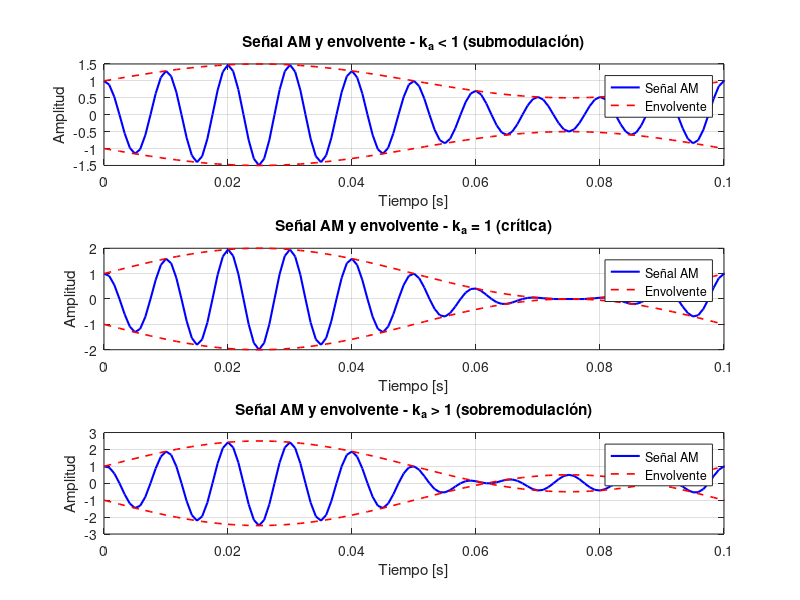

Write the MATLAB code that produced this figure. (Note: this script raises an error after producing the figure.)
clc; clear; close all;

% Parámetros generales
N = 2048;
Fs = 1200;
Ts = 1/Fs;
t = (0:N-1)*Ts;
fp = 100;                           % Frecuencia portadora
fm = 10;                            % Frecuencia mensaje
m = sin(2*pi*fm*t);                 % Señal moduladora
f = linspace(-Fs/2, Fs/2, N);       % Eje de frecuencia
Ac = 1;                             % Amplitud de portadora

% Índices de modulación
ka_vals = [0.5, 1, 1.5];
labels = {'k_a < 1 (submodulación)', ...
    'k_a = 1 (crítica)', 'k_a > 1 (sobremodulación)'};

% -----------------------------
% Figura 1: Señales en el tiempo con envolvente
% -----------------------------
figure;
for k = 1:3
    ka = ka_vals(k);
    p = cos(2*pi*fp*t);
    s = Ac * (1 + ka * m) .* p;      
    envolvente_pos = Ac * (1 + ka * m);
    envolvente_neg = -envolvente_pos;

    subplot(3,1,k);
    plot(t, s, 'b', 'LineWidth', 1.5); hold on;
    plot(t, envolvente_pos, 'r--', 'LineWidth', 1.2); 
    plot(t, envolvente_neg, 'r--', 'LineWidth', 1.2);
    title(['Señal AM y envolvente - ', labels{k}]);
    xlabel('Tiempo [s]');
    ylabel('Amplitud');
    grid on;
    xlim([0 0.1]);
    legend('Señal AM','Envolvente');
end
sgtitle('Comparación temporal con envolventes (según k_a)');

% -----------------------------
% Figura 2: Espectros
% -----------------------------
figure;
for k = 1:3
    ka = ka_vals(k);
    s = Ac * (1 + ka * m) .* cos(2*pi*fp*t);
    % Magnitud del espectro
    S = fftshift(abs(fft(s))/N);  

    subplot(3,1,k);
    plot(f, S, 'LineWidth', 1.5);
    title(['Espectro |S(f)| - ', labels{k}]);
    xlabel('Frecuencia [Hz]');
    ylabel('Magnitud');
    grid on;
    xlim([fp - 4*fm, fp + 4*fm]);
end
sgtitle('Transformada de Fourier para distintas modulaciones k_a');
